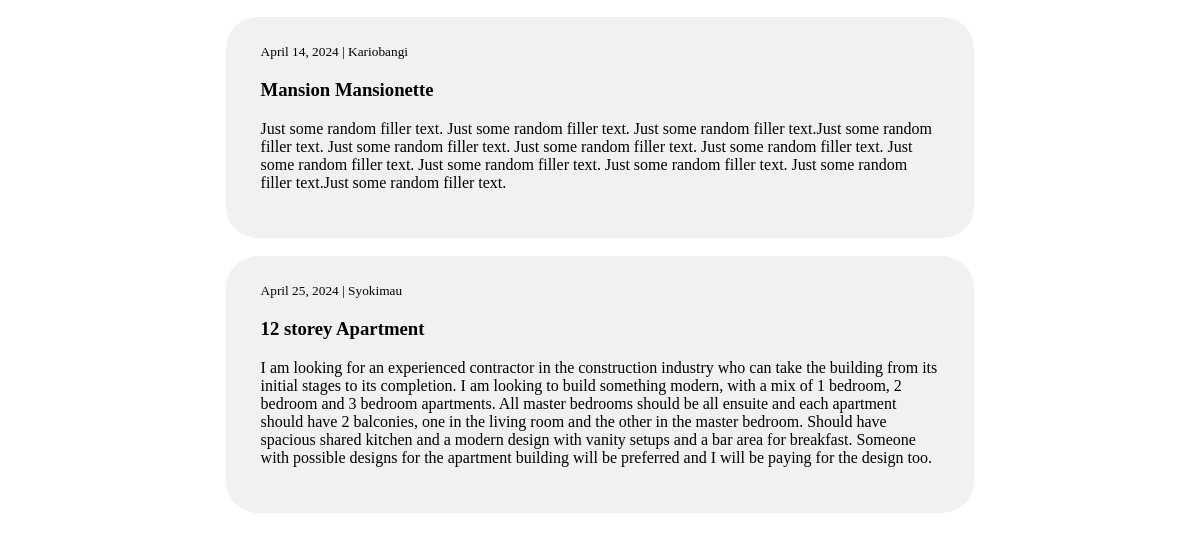
The page /projects/ (signed in, lower part) on the database as committed earlier.
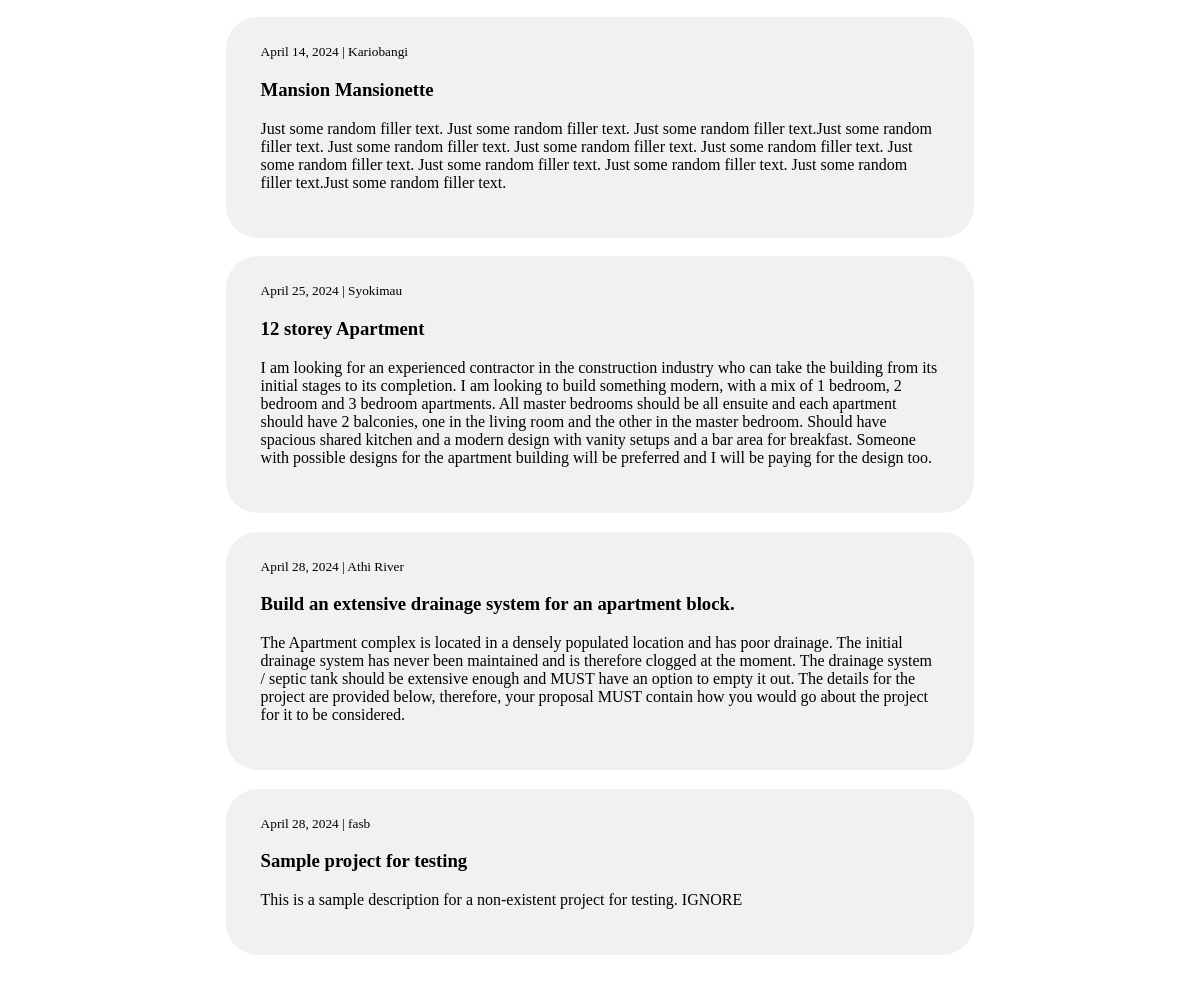
The same page on the database as committed later.
### base/models.py (models this page shows, shortened)
class Project(models.Model):
    STATUS_CHOICES = (
        ('Open', 'Open'),
        ('In Progress', 'In Progress'),
        ('Completed', 'Completed'),
    )
    user = models.ForeignKey(User, on_delete=models.CASCADE, null=True, blank=True)
    title = models.CharField(max_length=211)
    budget = models.DecimalField(max_digits=10, decimal_places=2, default=0)
    location = models.CharField(max_length=100, null=True, blank=True)
    description  = models.TextField(null=True, blank=True)
    status = models.CharField(choices=STATUS_CHOICES, default='Open', max_length=20)
    created_at = models.DateTimeField(default=timezone.now)
    updated_at = models.DateTimeField(auto_now=True)

### base/views.py (the view)
# urls.py: path('projects/', ListingsTemplate.as_view(), name='projects'),
class ListingsTemplate(ListView):
    model = Project
    context_object_name = 'projects'
    template_name = 'base/projects.html'

### base/templates/base/projects.html (shortened to what this page needs)
{% extends 'base/main.html' %} {% block content %} {% load static %}
<!DOCTYPE html>
<html lang="en">
  <head>
    <link rel="stylesheet" href="{% static 'css/projects.css' %}" />
  </head>
  <body>
    <br />
    <div class="project-container">
      {% for project in projects %}
      <div class="project1">
        <a href="{% url 'project_detail' project.pk %}">
          <div class="projectDetails">
            {% if project.image %}
            <img src="{{ project.image.url }}" alt="Project Image" />
            <div class="project-description">
              <small
                >{{ project.created_at.date }} | {{ project.location }}</small
              >
              <h3>{{ project.title }}</h3>
              <p>{{ project.description }}</p>
            </div>
            {% else %}
            <div class="project-description">
              <small
                >{{ project.created_at.date }} | {{ project.location }}</small
              >
              <h3>{{ project.title }}</h3>
              <p>{{ project.description }}</p>
            </div>
            {% endif %}
          </div>
        </a>
      </div>
      {% endfor %}
    </div>
    {% endblock content %}

### base/templates/base/main.html (shortened to what this page needs)
{% load static %}
<!DOCTYPE html>
<html lang="en">
  <head>
    <link rel="stylesheet" href="{% static 'css/main.css' %}" />
  </head>
  <body>
    {% block content %} {% endblock content %}
  </body>
</html>

### static/css/main.css (style rules this page uses)
body { width: 96%; margin: auto; background-color: white; }

### static/css/projects.css (style rules this page uses)
.project-container { width: 65%; margin: auto; overflow: hidden; padding: 12px 15px; }
.project1 { background-color: #f1f1f1; padding: 15px 25px; margin-bottom: 2.5%; border-radius: 2rem; }
.project-container a { text-decoration: none; color: black; }
.projectDetails { margin-bottom: 5px; border-radius: 1.25rem; padding: 10px; }
.project-description { flex: 1; }

Rows that differ between the two databases and show on the page:
added Project: created_at "April 28, 2024", location "Athi River", title "Build an extensive drainage system for an apartment block.", description "The Apartment complex is located in a densely populated location and has poor drainage. The initial drainage system has never been maintained and is therefore clogged at the moment. The drainage system / septic tank should be extensive enough and MUST have an option to empty it out. The details for the project are provided below, therefore, your proposal MUST contain how you would go about the project for it to be considered."
added Project: created_at "April 28, 2024", location "fasb", title "Sample project for testing", description "This is a sample description for a non-existent project for testing. IGNORE"
